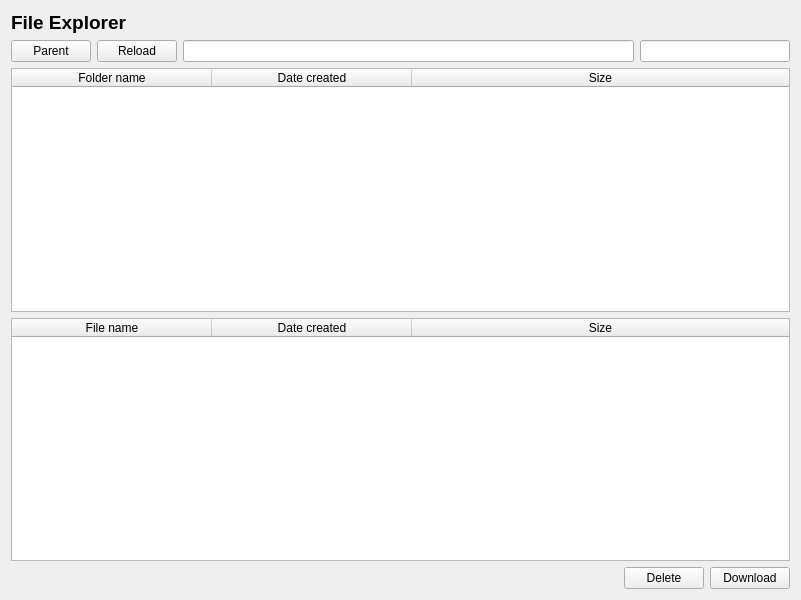
<?xml version="1.0" encoding="UTF-8"?>
<ui version="4.0">
 <class>File_ui</class>
 <widget class="QWidget" name="File_ui">
  <property name="geometry">
   <rect>
    <x>0</x>
    <y>0</y>
    <width>801</width>
    <height>600</height>
   </rect>
  </property>
  <property name="windowTitle">
   <string>Form</string>
  </property>
  <layout class="QVBoxLayout" name="verticalLayout">
   <item>
    <widget class="QLabel" name="fileExplorerLabel">
     <property name="font">
      <font>
       <pointsize>14</pointsize>
       <weight>75</weight>
       <bold>true</bold>
      </font>
     </property>
     <property name="text">
      <string>File Explorer</string>
     </property>
    </widget>
   </item>
   <item>
    <layout class="QHBoxLayout" name="horizontalLayout_2" stretch="1,0,6,2">
     <item>
      <widget class="QPushButton" name="Back">
       <property name="text">
        <string>Parent</string>
       </property>
      </widget>
     </item>
     <item>
      <widget class="QPushButton" name="Reload">
       <property name="text">
        <string>Reload</string>
       </property>
      </widget>
     </item>
     <item>
      <widget class="QLineEdit" name="pathEdit"/>
     </item>
     <item>
      <widget class="QLineEdit" name="searchEdit"/>
     </item>
    </layout>
   </item>
   <item>
    <widget class="QTableWidget" name="folder_content">
     <property name="horizontalScrollBarPolicy">
      <enum>Qt::ScrollBarAsNeeded</enum>
     </property>
     <property name="editTriggers">
      <set>QAbstractItemView::NoEditTriggers</set>
     </property>
     <property name="selectionMode">
      <enum>QAbstractItemView::SingleSelection</enum>
     </property>
     <property name="selectionBehavior">
      <enum>QAbstractItemView::SelectRows</enum>
     </property>
     <property name="textElideMode">
      <enum>Qt::ElideMiddle</enum>
     </property>
     <property name="showGrid">
      <bool>false</bool>
     </property>
     <property name="gridStyle">
      <enum>Qt::DashLine</enum>
     </property>
     <property name="sortingEnabled">
      <bool>true</bool>
     </property>
     <property name="wordWrap">
      <bool>true</bool>
     </property>
     <property name="rowCount">
      <number>0</number>
     </property>
     <property name="columnCount">
      <number>3</number>
     </property>
     <attribute name="horizontalHeaderVisible">
      <bool>true</bool>
     </attribute>
     <attribute name="horizontalHeaderCascadingSectionResizes">
      <bool>true</bool>
     </attribute>
     <attribute name="horizontalHeaderDefaultSectionSize">
      <number>200</number>
     </attribute>
     <attribute name="horizontalHeaderStretchLastSection">
      <bool>true</bool>
     </attribute>
     <attribute name="verticalHeaderVisible">
      <bool>false</bool>
     </attribute>
     <attribute name="verticalHeaderCascadingSectionResizes">
      <bool>false</bool>
     </attribute>
     <attribute name="verticalHeaderShowSortIndicator" stdset="0">
      <bool>false</bool>
     </attribute>
     <column>
      <property name="text">
       <string>Folder name</string>
      </property>
     </column>
     <column>
      <property name="text">
       <string>Date created</string>
      </property>
     </column>
     <column>
      <property name="text">
       <string>Size</string>
      </property>
     </column>
    </widget>
   </item>
   <item>
    <widget class="QTableWidget" name="file_content">
     <property name="horizontalScrollBarPolicy">
      <enum>Qt::ScrollBarAsNeeded</enum>
     </property>
     <property name="editTriggers">
      <set>QAbstractItemView::NoEditTriggers</set>
     </property>
     <property name="selectionMode">
      <enum>QAbstractItemView::SingleSelection</enum>
     </property>
     <property name="selectionBehavior">
      <enum>QAbstractItemView::SelectRows</enum>
     </property>
     <property name="textElideMode">
      <enum>Qt::ElideMiddle</enum>
     </property>
     <property name="showGrid">
      <bool>false</bool>
     </property>
     <property name="gridStyle">
      <enum>Qt::DashLine</enum>
     </property>
     <property name="sortingEnabled">
      <bool>true</bool>
     </property>
     <property name="wordWrap">
      <bool>true</bool>
     </property>
     <property name="rowCount">
      <number>0</number>
     </property>
     <property name="columnCount">
      <number>3</number>
     </property>
     <attribute name="horizontalHeaderVisible">
      <bool>true</bool>
     </attribute>
     <attribute name="horizontalHeaderCascadingSectionResizes">
      <bool>true</bool>
     </attribute>
     <attribute name="horizontalHeaderDefaultSectionSize">
      <number>200</number>
     </attribute>
     <attribute name="horizontalHeaderStretchLastSection">
      <bool>true</bool>
     </attribute>
     <attribute name="verticalHeaderVisible">
      <bool>false</bool>
     </attribute>
     <attribute name="verticalHeaderCascadingSectionResizes">
      <bool>false</bool>
     </attribute>
     <attribute name="verticalHeaderShowSortIndicator" stdset="0">
      <bool>false</bool>
     </attribute>
     <column>
      <property name="text">
       <string>File name</string>
      </property>
     </column>
     <column>
      <property name="text">
       <string>Date created</string>
      </property>
     </column>
     <column>
      <property name="text">
       <string>Size</string>
      </property>
     </column>
    </widget>
   </item>
   <item>
    <layout class="QHBoxLayout" name="horizontalLayout">
     <item>
      <spacer name="horizontalSpacer">
       <property name="orientation">
        <enum>Qt::Horizontal</enum>
       </property>
       <property name="sizeHint" stdset="0">
        <size>
         <width>40</width>
         <height>20</height>
        </size>
       </property>
      </spacer>
     </item>
     <item>
      <widget class="QPushButton" name="Delete">
       <property name="text">
        <string>Delete</string>
       </property>
      </widget>
     </item>
     <item>
      <widget class="QPushButton" name="Download">
       <property name="text">
        <string>Download</string>
       </property>
      </widget>
     </item>
    </layout>
   </item>
  </layout>
 </widget>
 <resources/>
 <connections/>
</ui>
